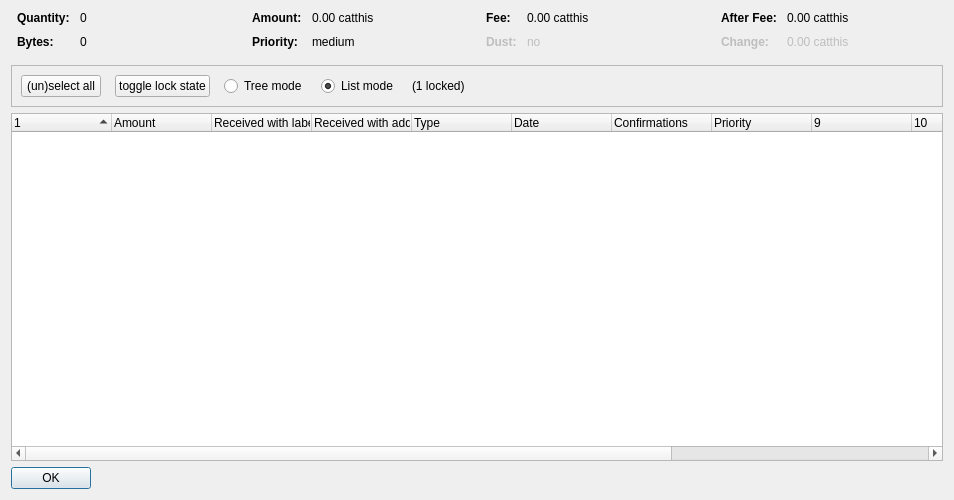
<?xml version="1.0" encoding="UTF-8"?>
<ui version="4.0">
 <class>CoinControlDialog</class>
 <widget class="QDialog" name="CoinControlDialog">
  <property name="geometry">
   <rect>
    <x>0</x>
    <y>0</y>
    <width>954</width>
    <height>500</height>
   </rect>
  </property>
  <property name="windowTitle">
   <string>Coin Selection</string>
  </property>
  <layout class="QVBoxLayout" name="verticalLayout">
   <item>
    <layout class="QHBoxLayout" name="horizontalLayoutTop" stretch="0,0,0,0">
     <property name="topMargin">
      <number>0</number>
     </property>
     <property name="bottomMargin">
      <number>10</number>
     </property>
     <item>
      <layout class="QFormLayout" name="formLayoutCoinControl1">
       <property name="horizontalSpacing">
        <number>10</number>
       </property>
       <property name="verticalSpacing">
        <number>10</number>
       </property>
       <property name="leftMargin">
        <number>6</number>
       </property>
       <property name="rightMargin">
        <number>6</number>
       </property>
       <item row="0" column="0">
        <widget class="QLabel" name="labelCoinControlQuantityText">
         <property name="font">
          <font>
           <weight>75</weight>
           <bold>true</bold>
          </font>
         </property>
         <property name="text">
          <string>Quantity:</string>
         </property>
        </widget>
       </item>
       <item row="0" column="1">
        <widget class="QLabel" name="labelCoinControlQuantity">
         <property name="cursor">
          <cursorShape>IBeamCursor</cursorShape>
         </property>
         <property name="contextMenuPolicy">
          <enum>Qt::ActionsContextMenu</enum>
         </property>
         <property name="text">
          <string notr="true">0</string>
         </property>
         <property name="textInteractionFlags">
          <set>Qt::LinksAccessibleByMouse|Qt::TextSelectableByKeyboard|Qt::TextSelectableByMouse</set>
         </property>
        </widget>
       </item>
       <item row="1" column="0">
        <widget class="QLabel" name="labelCoinControlBytesText">
         <property name="font">
          <font>
           <weight>75</weight>
           <bold>true</bold>
          </font>
         </property>
         <property name="text">
          <string>Bytes:</string>
         </property>
        </widget>
       </item>
       <item row="1" column="1">
        <widget class="QLabel" name="labelCoinControlBytes">
         <property name="cursor">
          <cursorShape>IBeamCursor</cursorShape>
         </property>
         <property name="contextMenuPolicy">
          <enum>Qt::ActionsContextMenu</enum>
         </property>
         <property name="text">
          <string notr="true">0</string>
         </property>
         <property name="textInteractionFlags">
          <set>Qt::LinksAccessibleByMouse|Qt::TextSelectableByKeyboard|Qt::TextSelectableByMouse</set>
         </property>
        </widget>
       </item>
      </layout>
     </item>
     <item>
      <layout class="QFormLayout" name="formLayoutCoinControl2">
       <property name="horizontalSpacing">
        <number>10</number>
       </property>
       <property name="verticalSpacing">
        <number>10</number>
       </property>
       <property name="leftMargin">
        <number>6</number>
       </property>
       <property name="rightMargin">
        <number>6</number>
       </property>
       <item row="0" column="0">
        <widget class="QLabel" name="labelCoinControlAmountText">
         <property name="font">
          <font>
           <weight>75</weight>
           <bold>true</bold>
          </font>
         </property>
         <property name="text">
          <string>Amount:</string>
         </property>
        </widget>
       </item>
       <item row="0" column="1">
        <widget class="QLabel" name="labelCoinControlAmount">
         <property name="cursor">
          <cursorShape>IBeamCursor</cursorShape>
         </property>
         <property name="contextMenuPolicy">
          <enum>Qt::ActionsContextMenu</enum>
         </property>
         <property name="text">
          <string notr="true">0.00 catthis</string>
         </property>
         <property name="textInteractionFlags">
          <set>Qt::LinksAccessibleByMouse|Qt::TextSelectableByKeyboard|Qt::TextSelectableByMouse</set>
         </property>
        </widget>
       </item>
       <item row="1" column="0">
        <widget class="QLabel" name="labelCoinControlPriorityText">
         <property name="font">
          <font>
           <weight>75</weight>
           <bold>true</bold>
          </font>
         </property>
         <property name="text">
          <string>Priority:</string>
         </property>
        </widget>
       </item>
       <item row="1" column="1">
        <widget class="QLabel" name="labelCoinControlPriority">
         <property name="cursor">
          <cursorShape>IBeamCursor</cursorShape>
         </property>
         <property name="contextMenuPolicy">
          <enum>Qt::ActionsContextMenu</enum>
         </property>
         <property name="text">
          <string>medium</string>
         </property>
         <property name="textInteractionFlags">
          <set>Qt::LinksAccessibleByMouse|Qt::TextSelectableByKeyboard|Qt::TextSelectableByMouse</set>
         </property>
        </widget>
       </item>
      </layout>
     </item>
     <item>
      <layout class="QFormLayout" name="formLayoutCoinControl3">
       <property name="horizontalSpacing">
        <number>10</number>
       </property>
       <property name="verticalSpacing">
        <number>10</number>
       </property>
       <property name="leftMargin">
        <number>6</number>
       </property>
       <property name="rightMargin">
        <number>6</number>
       </property>
       <item row="0" column="0">
        <widget class="QLabel" name="labelCoinControlFeeText">
         <property name="font">
          <font>
           <weight>75</weight>
           <bold>true</bold>
          </font>
         </property>
         <property name="text">
          <string>Fee:</string>
         </property>
        </widget>
       </item>
       <item row="0" column="1">
        <widget class="QLabel" name="labelCoinControlFee">
         <property name="cursor">
          <cursorShape>IBeamCursor</cursorShape>
         </property>
         <property name="contextMenuPolicy">
          <enum>Qt::ActionsContextMenu</enum>
         </property>
         <property name="text">
          <string notr="true">0.00 catthis</string>
         </property>
         <property name="textInteractionFlags">
          <set>Qt::LinksAccessibleByMouse|Qt::TextSelectableByKeyboard|Qt::TextSelectableByMouse</set>
         </property>
        </widget>
       </item>
       <item row="1" column="0">
        <widget class="QLabel" name="labelCoinControlLowOutputText">
         <property name="enabled">
          <bool>false</bool>
         </property>
         <property name="font">
          <font>
           <weight>75</weight>
           <bold>true</bold>
          </font>
         </property>
         <property name="text">
          <string>Dust:</string>
         </property>
        </widget>
       </item>
       <item row="1" column="1">
        <widget class="QLabel" name="labelCoinControlLowOutput">
         <property name="enabled">
          <bool>false</bool>
         </property>
         <property name="cursor">
          <cursorShape>IBeamCursor</cursorShape>
         </property>
         <property name="contextMenuPolicy">
          <enum>Qt::ActionsContextMenu</enum>
         </property>
         <property name="text">
          <string>no</string>
         </property>
         <property name="textInteractionFlags">
          <set>Qt::LinksAccessibleByMouse|Qt::TextSelectableByKeyboard|Qt::TextSelectableByMouse</set>
         </property>
        </widget>
       </item>
      </layout>
     </item>
     <item>
      <layout class="QFormLayout" name="formLayoutCoinControl4">
       <property name="horizontalSpacing">
        <number>10</number>
       </property>
       <property name="verticalSpacing">
        <number>10</number>
       </property>
       <property name="leftMargin">
        <number>6</number>
       </property>
       <property name="rightMargin">
        <number>6</number>
       </property>
       <item row="0" column="0">
        <widget class="QLabel" name="labelCoinControlAfterFeeText">
         <property name="font">
          <font>
           <weight>75</weight>
           <bold>true</bold>
          </font>
         </property>
         <property name="text">
          <string>After Fee:</string>
         </property>
        </widget>
       </item>
       <item row="0" column="1">
        <widget class="QLabel" name="labelCoinControlAfterFee">
         <property name="cursor">
          <cursorShape>IBeamCursor</cursorShape>
         </property>
         <property name="contextMenuPolicy">
          <enum>Qt::ActionsContextMenu</enum>
         </property>
         <property name="text">
          <string notr="true">0.00 catthis</string>
         </property>
         <property name="textInteractionFlags">
          <set>Qt::LinksAccessibleByMouse|Qt::TextSelectableByKeyboard|Qt::TextSelectableByMouse</set>
         </property>
        </widget>
       </item>
       <item row="1" column="0">
        <widget class="QLabel" name="labelCoinControlChangeText">
         <property name="enabled">
          <bool>false</bool>
         </property>
         <property name="font">
          <font>
           <weight>75</weight>
           <bold>true</bold>
          </font>
         </property>
         <property name="text">
          <string>Change:</string>
         </property>
        </widget>
       </item>
       <item row="1" column="1">
        <widget class="QLabel" name="labelCoinControlChange">
         <property name="enabled">
          <bool>false</bool>
         </property>
         <property name="cursor">
          <cursorShape>IBeamCursor</cursorShape>
         </property>
         <property name="contextMenuPolicy">
          <enum>Qt::ActionsContextMenu</enum>
         </property>
         <property name="text">
          <string notr="true">0.00 catthis</string>
         </property>
         <property name="textInteractionFlags">
          <set>Qt::LinksAccessibleByMouse|Qt::TextSelectableByKeyboard|Qt::TextSelectableByMouse</set>
         </property>
        </widget>
       </item>
      </layout>
     </item>
    </layout>
   </item>
   <item>
    <widget class="QFrame" name="frame">
     <property name="minimumSize">
      <size>
       <width>0</width>
       <height>40</height>
      </size>
     </property>
     <property name="frameShape">
      <enum>QFrame::StyledPanel</enum>
     </property>
     <property name="frameShadow">
      <enum>QFrame::Sunken</enum>
     </property>
     <layout class="QHBoxLayout" name="horizontalLayout">
      <item>
       <layout class="QHBoxLayout" name="horizontalLayoutPanel" stretch="0,0,0,0,0,0">
        <property name="spacing">
         <number>14</number>
        </property>
        <item>
         <widget class="QPushButton" name="pushButtonSelectAll">
          <property name="sizePolicy">
           <sizepolicy hsizetype="Maximum" vsizetype="Fixed">
            <horstretch>0</horstretch>
            <verstretch>0</verstretch>
           </sizepolicy>
          </property>
          <property name="text">
           <string>(un)select all</string>
          </property>
          <property name="autoDefault">
           <bool>false</bool>
          </property>
         </widget>
        </item>
        <item>
         <widget class="QPushButton" name="pushButtonToggleLock">
          <property name="sizePolicy">
           <sizepolicy hsizetype="Maximum" vsizetype="Fixed">
            <horstretch>0</horstretch>
            <verstretch>0</verstretch>
           </sizepolicy>
          </property>
          <property name="text">
           <string>toggle lock state</string>
          </property>
          <property name="autoDefault">
           <bool>false</bool>
          </property>
         </widget>
        </item>
        <item>
         <widget class="QRadioButton" name="radioTreeMode">
          <property name="sizePolicy">
           <sizepolicy hsizetype="Maximum" vsizetype="Fixed">
            <horstretch>0</horstretch>
            <verstretch>0</verstretch>
           </sizepolicy>
          </property>
          <property name="text">
           <string>Tree mode</string>
          </property>
         </widget>
        </item>
        <item>
         <widget class="QRadioButton" name="radioListMode">
          <property name="sizePolicy">
           <sizepolicy hsizetype="Maximum" vsizetype="Fixed">
            <horstretch>0</horstretch>
            <verstretch>0</verstretch>
           </sizepolicy>
          </property>
          <property name="text">
           <string>List mode</string>
          </property>
          <property name="checked">
           <bool>true</bool>
          </property>
         </widget>
        </item>
        <item>
         <widget class="QLabel" name="labelLocked">
          <property name="text">
           <string>(1 locked)</string>
          </property>
         </widget>
        </item>
        <item>
         <spacer name="horizontalSpacer">
          <property name="orientation">
           <enum>Qt::Horizontal</enum>
          </property>
          <property name="sizeHint" stdset="0">
           <size>
            <width>40</width>
            <height>20</height>
           </size>
          </property>
         </spacer>
        </item>
       </layout>
      </item>
     </layout>
    </widget>
   </item>
   <item>
    <widget class="CoinControlTreeWidget" name="treeWidget">
     <property name="contextMenuPolicy">
      <enum>Qt::CustomContextMenu</enum>
     </property>
     <property name="sortingEnabled">
      <bool>false</bool>
     </property>
     <property name="columnCount">
      <number>13</number>
     </property>
     <attribute name="headerShowSortIndicator" stdset="0">
      <bool>true</bool>
     </attribute>
     <attribute name="headerStretchLastSection">
      <bool>false</bool>
     </attribute>
     <column>
      <property name="text">
       <string/>
      </property>
     </column>
     <column>
      <property name="text">
       <string>Amount</string>
      </property>
     </column>
     <column>
      <property name="text">
       <string>Received with label</string>
      </property>
     </column>
     <column>
      <property name="text">
       <string>Received with address</string>
      </property>
     </column>
     <column>
      <property name="text">
	<string>Type</string>
      </property>
     </column>
     <column>
      <property name="text">	 
       <string>Date</string>
      </property>
     </column>
     <column>
      <property name="text">
       <string>Confirmations</string>
      </property>
      <property name="toolTip">
       <string>Confirmed</string>
      </property>
     </column>
     <column>
      <property name="text">
       <string>Priority</string>
      </property>
     </column>
     <column>
      <property name="text">
       <string/>
      </property>
     </column>
     <column>
      <property name="text">
       <string/>
      </property>
     </column>
     <column>
      <property name="text">
       <string/>
      </property>
     </column>
     <column>
      <property name="text">
       <string/>
      </property>
     </column>
     <column>
      <property name="text">
       <string/>
      </property>
     </column>
    </widget>
   </item>
   <item>
    <widget class="QDialogButtonBox" name="buttonBox">
     <property name="sizePolicy">
      <sizepolicy hsizetype="Maximum" vsizetype="Fixed">
       <horstretch>0</horstretch>
       <verstretch>0</verstretch>
      </sizepolicy>
     </property>
     <property name="orientation">
      <enum>Qt::Horizontal</enum>
     </property>
     <property name="standardButtons">
      <set>QDialogButtonBox::Ok</set>
     </property>
    </widget>
   </item>
  </layout>
 </widget>
 <customwidgets>
  <customwidget>
   <class>CoinControlTreeWidget</class>
   <extends>QTreeWidget</extends>
   <header>coincontroltreewidget.h</header>
  </customwidget>
 </customwidgets>
 <resources/>
 <connections/>
</ui>
